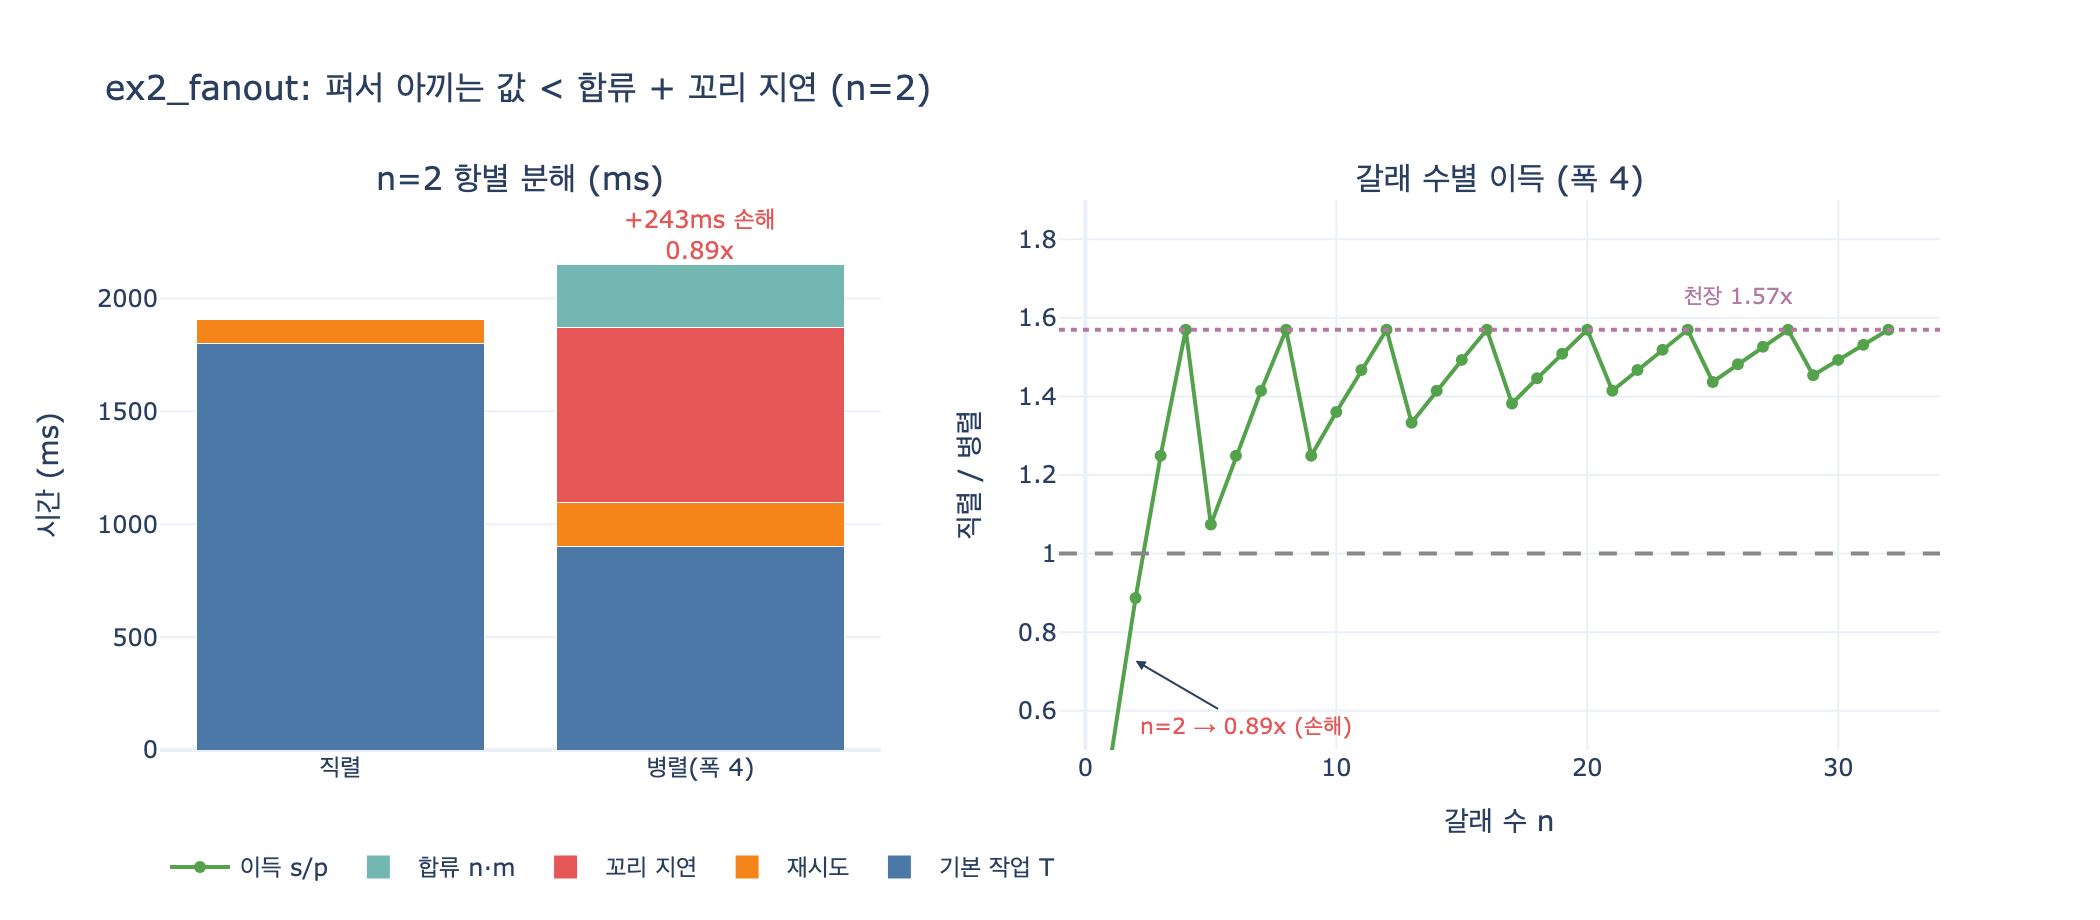

This figure's Python source:
# %% [markdown]
# # `ex2_fanout.py` — 갈래 2개일 때 병렬이 더 느린 이유
#
# 25장 예제 2의 시간 모델을 그대로 재현하고, **갈래 수 $n=2$** 에서
# 이득이 $0.89\times$(= 손해)로 나오는 이유를 **항별로 분해**한다.
#
# 모델은 세 덩어리다.
#
# $$
# T_{\text{직렬}}(n) = n\,T + n\,p_f\,R
# $$
#
# $$
# T_{\text{병렬}}(n, w) = \underbrace{\left\lceil \frac{n}{w} \right\rceil}_{\text{물결 수}} \cdot \underbrace{\Big[\, T\big(1 + P_{\text{slow}}(w)(x-1)\big) + P_{\text{fail}}(w)\,R \,\Big]}_{\text{물결 하나} = wave\_ms(w)} \;+\; \underbrace{n \cdot m}_{\text{합류}}
# $$
#
# 여기서 «하나라도» 확률이 폭에 따라 커지는 게 핵심이다.
#
# $$
# P_{\text{slow}}(w) = 1 - (1 - p_s)^{w}, \qquad P_{\text{fail}}(w) = 1 - (1 - p_f)^{w}
# $$
#
# | 기호 | 뜻 | 값 |
# |---|---|---|
# | $T$ | 갈래 하나 처리 시간 | 900 ms |
# | $m$ | 합류할 때 **갈래당** 드는 시간 | 140 ms |
# | $p_f$ | 갈래 하나가 실패할 확률 | 0.06 |
# | $R$ | 재시도 시간 | 900 ms |
# | $p_s$ | 갈래 하나가 «느린 놈»일 확률 | 0.10 |
# | $x$ | 느린 놈 배수 | 3.5 |
#
# 필요 패키지: plotly, kaleido (그림 저장용)

# %%
import math

import plotly.graph_objects as go
from plotly.subplots import make_subplots


def _show(fig):
    try:
        from IPython import get_ipython

        if get_ipython() is not None:  # VSCode 셀/Jupyter에서만 렌더링
            fig.show()
    except ImportError:
        pass


# ex2_fanout.py 의 상수 그대로
TASK_MS = 900           # 갈래 하나 처리 시간            T
MERGE_PER_BRANCH = 140  # 합류할 때 갈래당 드는 시간      m
FAIL = 0.06             # 갈래 하나가 실패할 확률          p_f
RETRY_MS = TASK_MS      # 실패하면 한 번 더               R
SLOW_P = 0.10           # 갈래 하나가 «느린 놈»일 확률     p_s
SLOW_X = 3.5            # 느린 놈은 이만큼 더 걸린다        x

print(f"T={TASK_MS}ms  m={MERGE_PER_BRANCH}ms  p_f={FAIL}  p_s={SLOW_P}  x={SLOW_X}")
# 출력: T=900ms  m=140ms  p_f=0.06  p_s=0.1  x=3.5


# %% [markdown]
# ## 1단계 — 원본 함수 재현
#
# `wave_ms(width)` 는 «한 물결은 제일 느린 갈래가 끝나야 끝난다»를 확률로 근사한다.
# 폭 안에 느린 놈이 **하나라도** 있으면 그 물결 전체가 느려진다.

# %%
def serial(n):
    ms = n * TASK_MS
    ms += n * FAIL * RETRY_MS
    return ms, 0


def wave_ms(width):
    """한 물결은 «제일 느린 갈래»가 끝나야 끝난다."""
    p_any_slow = 1 - (1 - SLOW_P) ** width
    base = TASK_MS * (1 + p_any_slow * (SLOW_X - 1))
    p_any_fail = 1 - (1 - FAIL) ** width
    return base + p_any_fail * RETRY_MS


def parallel(n, width):
    waves = -(-n // width)
    ms = waves * wave_ms(width)
    merge = n * MERGE_PER_BRANCH
    return ms + merge, merge


s2, _ = serial(2)
p2, merge2 = parallel(2, 4)
print(f"n=2  직렬 {s2:,.1f}ms   병렬(폭4) {p2:,.1f}ms   그중 합류 {merge2:,.0f}ms")
print(f"이득 = {s2:.1f} / {p2:.1f} = {s2 / p2:.2f}x  →  {'손해' if s2 / p2 < 1 else '이득'}")
# 출력: n=2  직렬 1,908.0ms   병렬(폭4) 2,151.1ms   그중 합류 280ms
# 출력: 이득 = 1908.0 / 2151.1 = 0.89x  →  손해


# %% [markdown]
# ## 2단계 — 항별 분해: 아끼는 값 vs 치르는 값
#
# 갈래가 2개뿐이면 물결은 1개다. 즉 **직렬 900+900 → 병렬 900 하나**로 접혀서
# $T$ 하나(900ms)를 아낀다. 이게 «펴서 아끼는 값»의 전부다.
#
# 그 900ms 를 아끼려고 치르는 값은 셋이다.
#
# 1. **꼬리 지연** — `wave_ms(4)` 의 base 가 900 이 아니라 1,673.8. 느린 놈 할증 +773.8ms
# 2. **재시도 기댓값 증가** — 직렬은 갈래마다 독립으로 $p_f R$ 을 더하는데(2×54=108),
#    병렬은 «폭 안에 하나라도 실패»라 $P_{\text{fail}}(4) R = 197.3$
# 3. **합류** — 갈래 수에 **비례**한다. $n\,m = 2 \times 140 = 280$ms. 펴도 안 줄어든다

# %%
p_any_slow = 1 - (1 - SLOW_P) ** 4
base4 = TASK_MS * (1 + p_any_slow * (SLOW_X - 1))
p_any_fail = 1 - (1 - FAIL) ** 4

tail = base4 - TASK_MS                      # 꼬리 지연 할증
retry_par = p_any_fail * RETRY_MS           # 병렬 재시도 기댓값
retry_ser = 2 * FAIL * RETRY_MS             # 직렬 재시도 기댓값
merge = 2 * MERGE_PER_BRANCH                # 합류

saved = TASK_MS                             # 물결로 접혀서 아끼는 값 (900*2 -> 900*1)
paid = tail + (retry_par - retry_ser) + merge

print(f"P_slow(4) = 1-0.9^4  = {p_any_slow:.4f}   →  base = {base4:,.1f}ms (꼬리 할증 +{tail:,.1f})")
print(f"P_fail(4) = 1-0.94^4 = {p_any_fail:.4f}   →  재시도 {retry_par:,.1f}ms (직렬은 {retry_ser:,.1f})")
print()
print(f"  아끼는 값  : 물결로 접힘        +{saved:>8,.1f}ms")
print(f"  치르는 값 1: 꼬리 지연          -{tail:>8,.1f}ms")
print(f"  치르는 값 2: 재시도 증가        -{retry_par - retry_ser:>8,.1f}ms")
print(f"  치르는 값 3: 합류 (n*m)         -{merge:>8,.1f}ms")
print(f"  {'-' * 42}")
print(f"  합계                            {saved - paid:>+9,.1f}ms   (양수면 이득)")
print(f"\n검산: 직렬 {s2:,.1f} - 병렬 {p2:,.1f} = {s2 - p2:+,.1f}ms")
# 출력: P_slow(4) = 1-0.9^4  = 0.3439   →  base = 1,673.8ms (꼬리 할증 +773.8)
# 출력: P_fail(4) = 1-0.94^4 = 0.2193   →  재시도 197.3ms (직렬은 108.0)
# 출력:
# 출력:   아끼는 값  : 물결로 접힘        +   900.0ms
# 출력:   치르는 값 1: 꼬리 지연          -   773.8ms
# 출력:   치르는 값 2: 재시도 증가        -    89.3ms
# 출력:   치르는 값 3: 합류 (n*m)         -   280.0ms
# 출력:   ------------------------------------------
# 출력:   합계                              -243.1ms   (양수면 이득)
# 출력:
# 출력: 검산: 직렬 1,908.0 - 병렬 2,151.1 = -243.1ms


# %% [markdown]
# ## 3단계 — 갈래 수를 늘리면? (원본 첫 표)
#
# $n=2$ 는 손해지만 $n$ 이 커지면 이득이 생긴다. 다만 **천장이 있다**.
#
# 물결 수는 $\lceil n/4 \rceil$ 로 «나누기»인데, 합류는 $n\,m$ 으로 «비례»다.
# $n \to \infty$ 에서 이득의 상한은
#
# $$
# \lim_{n\to\infty}\frac{n(T + p_f R)}{\frac{n}{w}\,wave\_ms(w) + n m}
# = \frac{T + p_f R}{\frac{wave\_ms(w)}{w} + m}
# $$

# %%
ns = [2, 4, 8, 16, 32, 64]
rows = []
print(f"{'갈래 수':>7}{'직렬(ms)':>12}{'병렬 4폭(ms)':>14}{'그중 합류':>11}{'이득':>9}")
print("-" * 55)
for n in ns:
    sv, _ = serial(n)
    pv, mg = parallel(n, 4)
    rows.append((n, sv, pv, mg, sv / pv))
    mark = "" if sv / pv > 1.15 else "  ← 별 이득 없음"
    print(f"{n:>7}{sv:>12,.0f}{pv:>14,.0f}{mg:>11,.0f}{sv / pv:>8.2f}x{mark}")

ceiling = (TASK_MS + FAIL * RETRY_MS) / (wave_ms(4) / 4 + MERGE_PER_BRANCH)
print(f"\nn→무한 이득 상한 = {ceiling:.2f}x  (폭이 4인데 4배가 아니다)")
# 출력:     갈래 수    직렬(ms)  병렬 4폭(ms)   그중 합류      이득
# 출력: -------------------------------------------------------
# 출력:       2       1,908         2,151        280    0.89x  ← 별 이득 없음
# 출력:       4       3,816         2,431        560    1.57x
# 출력:       8       7,632         4,862      1,120    1.57x
# 출력:      16      15,264         9,724      2,240    1.57x
# 출력:      32      30,528        19,449      4,480    1.57x
# 출력:      64      61,056        38,898      8,960    1.57x
# 출력:
# 출력: n→무한 이득 상한 = 1.57x  (폭이 4인데 4배가 아니다)


# %% [markdown]
# ## 4단계 — 합류를 없애면 $n=2$ 도 이득이 되나?
#
# 세 항 중 무엇을 지우면 $n=2$ 가 이득으로 돌아서는지 확인한다.
# 답: 합류를 지우면 겨우 $1.02\times$ (본전). **더 크게 듣는 건 꼬리 지연**($1.39\times$)이다.
#
# 그리고 하나 더. 원본 코드는 $n=2$ 인데도 `wave_ms(4)` 를 부른다.
# 갈래가 2개면 폭도 실질 2인데 **폭 4의 꼬리 위험**을 물린 셈이다.
# 폭을 실제 갈래 수로 맞추면(`min(n, w)`) 결과가 어떻게 달라지는지도 같이 본다.

# %%
def parallel_variant(n, width, use_merge=True, use_tail=True, clamp=False):
    w = min(n, width) if clamp else width
    waves = -(-n // width)
    p_any_slow = 1 - (1 - SLOW_P) ** w
    base = TASK_MS * (1 + (p_any_slow * (SLOW_X - 1) if use_tail else 0.0))
    p_any_fail = 1 - (1 - FAIL) ** w
    ms = waves * (base + p_any_fail * RETRY_MS)
    return ms + (n * MERGE_PER_BRANCH if use_merge else 0)


cases = [
    ("원본 그대로", dict()),
    ("합류 0 (m=0)", dict(use_merge=False)),
    ("꼬리 지연 없음", dict(use_tail=False)),
    ("합류 0 + 꼬리 없음", dict(use_merge=False, use_tail=False)),
    ("폭을 min(n,w)=2 로 clamp", dict(clamp=True)),
]
print(f"{'변형':<26}{'병렬(ms)':>11}{'이득':>9}")
print("-" * 46)
for label, kw in cases:
    pv = parallel_variant(2, 4, **kw)
    print(f"{label:<26}{pv:>11,.0f}{s2 / pv:>8.2f}x")
# 출력: 변형                           병렬(ms)     이득
# 출력: ----------------------------------------------
# 출력: 원본 그대로                        2,151    0.89x
# 출력: 합류 0 (m=0)                     1,871    1.02x
# 출력: 꼬리 지연 없음                      1,377    1.39x
# 출력: 합류 0 + 꼬리 없음                  1,097    1.74x
# 출력: 폭을 min(n,w)=2 로 clamp           1,712    1.11x


# %% [markdown]
# ## 5단계 — 물결 하나는 길어지고 총 시간은 줄어든다 (원본 둘째 표)
#
# 저자가 틀렸다고 고백한 부분. «폭을 키우면 실패 확률이 올라 손해»가 아니다.
# 물결 수가 줄어드는 효과가 훨씬 크다. 대신 **물결 하나가 길어진다** = 꼬리 지연 = 변동성.

# %%
widths = [1, 2, 4, 8, 16]
print(f"{'동시 폭':>7}{'물결 수':>9}{'물결 하나(ms)':>15}{'총 시간(ms)':>14}")
print("-" * 46)
sweep = []
for w in widths:
    pv, _ = parallel(16, w)
    sweep.append((w, math.ceil(16 / w), wave_ms(w), pv))
    print(f"{w:>7}{-(-16 // w):>9}{wave_ms(w):>15,.0f}{pv:>14,.0f}")
print(f"\n물결 하나: 1폭 {wave_ms(1):,.0f}ms → 16폭 {wave_ms(16):,.0f}ms  ({wave_ms(16) / wave_ms(1):.1f}배)")
# 출력:     동시 폭     물결 수    물결 하나(ms)     총 시간(ms)
# 출력: ----------------------------------------------
# 출력:       1        16          1,179         21,104
# 출력:       2         8          1,432         13,698
# 출력:       4         4          1,871         9,724
# 출력:       8         2          2,533         7,306
# 출력:      16         1          3,299         5,539
# 출력:
# 출력: 물결 하나: 1폭 1,179ms → 16폭 3,299ms  (2.8배)


# %% [markdown]
# ## 6단계 — 그림
#
# - 왼쪽: $n=2$ 에서 직렬 vs 병렬을 **항별로 쌓은 막대**. 병렬 쪽 초과분이 눈에 보인다.
# - 오른쪽: 갈래 수별 이득 곡선. $n=2$ 만 1.0 아래고, 나머지는 1.57x 천장에 붙는다.

# %%
fig = make_subplots(
    rows=1,
    cols=2,
    subplot_titles=("n=2 항별 분해 (ms)", "갈래 수별 이득 (폭 4)"),
    column_widths=[0.45, 0.55],
)

# --- 왼쪽: 스택 막대
cats = ["직렬", "병렬(폭 4)"]
stack = [
    ("기본 작업 T", [2 * TASK_MS, TASK_MS], "#4C78A8"),
    ("재시도", [retry_ser, retry_par], "#F58518"),
    ("꼬리 지연", [0, tail], "#E45756"),
    ("합류 n·m", [0, merge], "#72B7B2"),
]
for name, vals, color in stack:
    fig.add_bar(x=cats, y=vals, name=name, marker_color=color, row=1, col=1)
fig.update_layout(barmode="stack")

fig.add_annotation(
    x="병렬(폭 4)", y=p2 + 130,
    text=f"+{p2 - s2:,.0f}ms 손해<br>{s2 / p2:.2f}x",
    showarrow=False, font=dict(size=12, color="#E45756"), row=1, col=1,
)

# --- 오른쪽: 이득 곡선
gs = [(n, serial(n)[0] / parallel(n, 4)[0]) for n in range(1, 33)]
fig.add_scatter(
    x=[g[0] for g in gs], y=[g[1] for g in gs],
    mode="lines+markers", name="이득 s/p",
    line=dict(color="#54A24B", width=2), row=1, col=2,
)
fig.add_hline(y=1.0, line=dict(color="#888", dash="dash"), row=1, col=2)
fig.add_hline(y=ceiling, line=dict(color="#B279A2", dash="dot"), row=1, col=2)
fig.add_annotation(x=26, y=ceiling + 0.09, text=f"천장 {ceiling:.2f}x", showarrow=False,
                   font=dict(size=11, color="#B279A2"), row=1, col=2)
fig.add_annotation(x=2, y=gs[1][1] - 0.16, text="n=2 → 0.89x (손해)", showarrow=True,
                   arrowhead=2, ax=55, ay=32, font=dict(size=11, color="#E45756"), row=1, col=2)

fig.update_yaxes(title_text="시간 (ms)", row=1, col=1)
fig.update_xaxes(title_text="갈래 수 n", row=1, col=2)
fig.update_yaxes(title_text="직렬 / 병렬", range=[0.5, 1.9], row=1, col=2)
fig.update_layout(
    title_text="ex2_fanout: 펴서 아끼는 값 < 합류 + 꼬리 지연 (n=2)",
    height=460, width=1050, template="plotly_white",
    legend=dict(orientation="h", y=-0.16),
)

_show(fig)
fig.write_image("expy.png", scale=2)
print("expy.png 저장 완료")
# 출력: expy.png 저장 완료


# %% [markdown]
# ## 정리
#
# 갈래 2개에서 병렬이 지는 이유는 **덧셈과 나눗셈의 싸움**이다.
#
# - 펴서 아끼는 값은 $T\big(n - \lceil n/w \rceil\big)$ — $n$ 이 작으면 거의 없다. $n=2,w=4$ 면 딱 900ms 하나
# - 치르는 값 중 **합류 $n\,m$ 은 갈래 수에 비례**해서 펴도 안 줄고,
#   **꼬리 지연은 폭에 따라 커진다** ($1-(1-p_s)^w$)
# - $n=2$: 아끼는 900 < 치르는 773.8 + 89.3 + 280 = 1,143.1 → 243.1ms 손해 → $0.89\times$
#
# 실무 함의는 «폭을 키우자»가 아니다. **합류 코드를 가볍게 유지하는 것**이
# 폭을 키우는 것보다 크게 듣는다. 천장 $1.57\times$ 를 만든 게 폭이 아니라 합류였다.
# 그리고 갈래가 몇 개 안 되면 그냥 직렬로 두는 게 빠르다.
